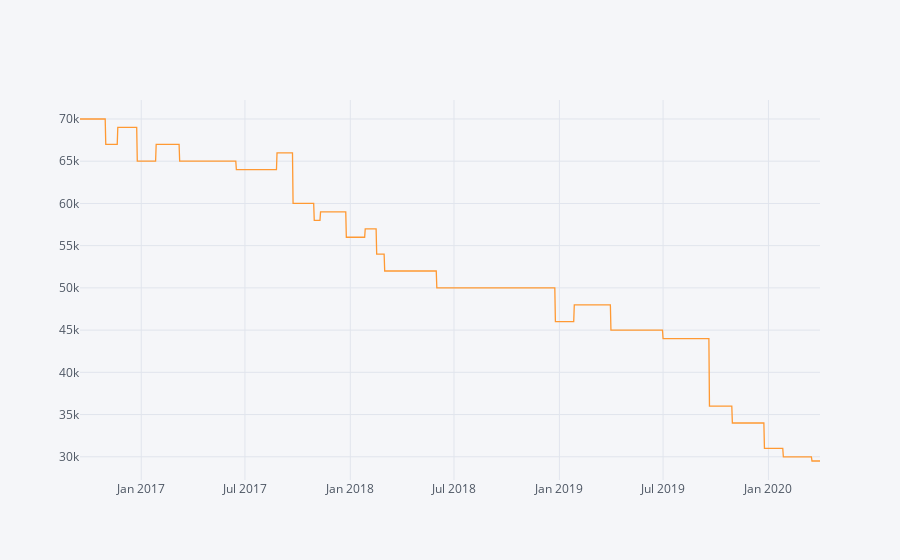

Here is the notebook cell this chart was saved with:
### Code cell
iphone732.iplot(kind='line',x='Date',y='Price')

### Figure 1 — Plotly figure (JSON) as saved in the notebook; plotly's stock layout.template omitted (floating-point values rounded to 4 significant figures; data arrays with more than 128 entries replaced by an {"elided": "..."} marker saying what was removed)
{"data": [{"line": {"color": "rgba(255, 153, 51, 1.0)", "dash": "solid", "shape": "linear", "width": 1.3}, "mode": "lines", "name": "Price", "text": "", "type": "scatter", "x": {"elided": "1293 str values"}, "y": {"elided": "1293 int values"}}], "layout": {"legend": {"bgcolor": "#F5F6F9", "font": {"color": "#4D5663"}}, "paper_bgcolor": "#F5F6F9", "plot_bgcolor": "#F5F6F9", "title": {"font": {"color": "#4D5663"}}, "xaxis": {"gridcolor": "#E1E5ED", "showgrid": true, "tickfont": {"color": "#4D5663"}, "title": {"font": {"color": "#4D5663"}, "text": ""}, "zerolinecolor": "#E1E5ED"}, "yaxis": {"gridcolor": "#E1E5ED", "showgrid": true, "tickfont": {"color": "#4D5663"}, "title": {"font": {"color": "#4D5663"}, "text": ""}, "zerolinecolor": "#E1E5ED"}}}
